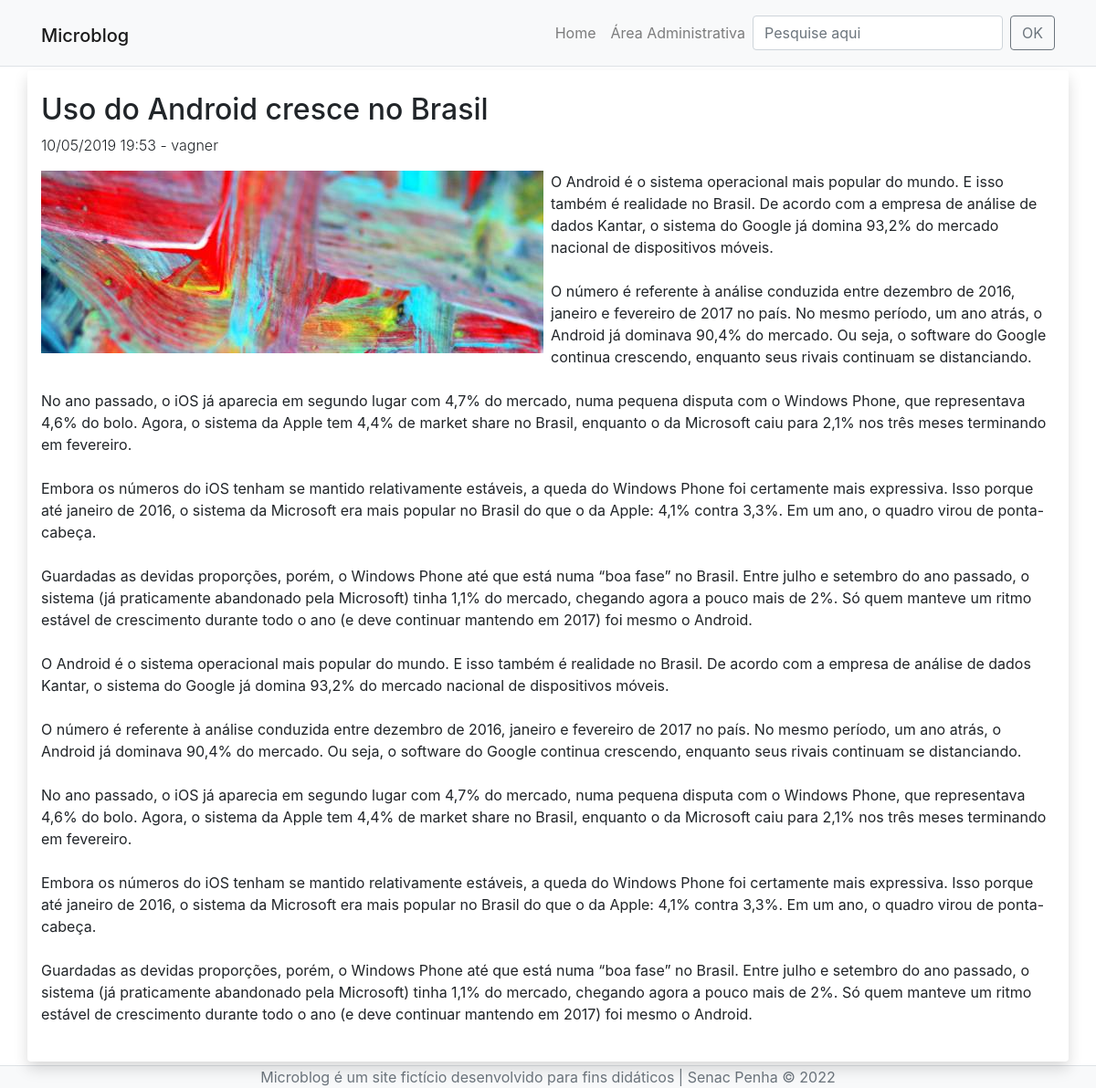
The app's page /post-detalhe.php?id=2 with its own data.
### tables this page shows
CREATE TABLE `posts` (
  `id` smallint(6) NOT NULL,
  `data` datetime NOT NULL DEFAULT current_timestamp(),
  `titulo` varchar(100) NOT NULL,
  `texto` text NOT NULL,
  `resumo` text NOT NULL,
  `imagem` varchar(40) NOT NULL,
  `usuario_id` smallint(6) NOT NULL
);

CREATE TABLE `usuarios` (
  `id` smallint(6) NOT NULL,
  `nome` varchar(45) NOT NULL,
  `email` varchar(40) NOT NULL,
  `senha` varchar(255) NOT NULL,
  `tipo` enum('admin','editor') NOT NULL
);

### inc/funcoes-posts.php (called while the page is built, shortened)
<?php
function formataData(string $data):string {
    return date("d/m/Y H:i", strtotime($data));
}
function lerDetalhes(mysqli $conexao, int $idPost):array {
    $sql = "SELECT posts.id, posts.titulo, posts.imagem, posts.data, posts.texto,
            usuarios.nome AS autor FROM posts INNER JOIN usuarios
            ON posts.usuario_id = usuarios.id WHERE posts.id = $idPost";
    $resultado = mysqli_query($conexao, $sql) or die(mysqli_error($conexao));
    return mysqli_fetch_assoc($resultado);
}

### post-detalhe.php (the view)
<?php
require "inc/funcoes-posts.php";
require "inc/cabecalho.php";
$idPost = filter_input(INPUT_GET, 'id', FILTER_SANITIZE_NUMBER_INT);
$post = lerDetalhes($conexao, $idPost);
?>
<div class="row">
	<article class="col-12 bg-white rounded shadow my-1 py-4">
		<h2> <?=$post['titulo']?> </h2>
		<p class="font-weight-light">
			<time>
				<?=formataData($post['data'])?>
			</time> - <span><?=$post['autor']?></span>
		</p>
		<img src="imagens/<?=$post['imagem']?>" alt="Imagem de destaque do post" class="float-left pr-2 img-fluid">
		<p><?=nl2br($post['texto'])?></p>
	</article>
</div>
<?php
require "inc/rodape.php";
?>

### css/style.css (style rules this page uses)
body { display: flex; min-height: 100vh; flex-direction: column; background-image: url(../imagens/textura.png); background-attachment: fixed; }

### records on screen
posts: titulo "Uso do Android cresce no Brasil", data "10/05/2019 19:53", usuario.nome "vagner", imagem (picture), texto "O Android é o sistema operacional mais popular do mundo. E isso também é realidade no Brasil. De acordo com a empresa de análise de dados Kantar, o sistema do Google já domina 93,2% do mercado nacional de dispositivos móveis. O número é referente à análise conduzida entre dezembro de 2016, janeiro e fevereiro de 2017 no país. No mesmo período, um ano atrás, o Android já dominava 90,4% do mercado. Ou seja, o software do Google continua crescendo, enquanto seus rivais continuam se distanciando. No ano passado, o iOS já aparecia em segundo lugar com 4,7% do mercado, numa pequena disputa com o Windows Phone, que representava 4,6% do bolo. Agora, o sistema da Apple tem 4,4% de market share no…"
